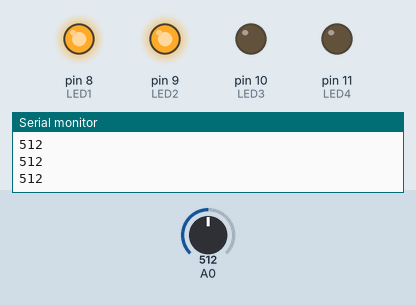
A sketch run on a simulated Arduino Uno, built with avr-gcc and run on an emulated ATmega328P. Parts: output pins drawn as LEDs (lit = HIGH), the last lines printed to the serial monitor. The inputs (shaded band) are chosen by the test bench; at power-on: A0 = 512.

Above: at 1.2 s.
1.3 s: A0 set to 460
2.8 s: A0 set to 435
At 3.5 s:
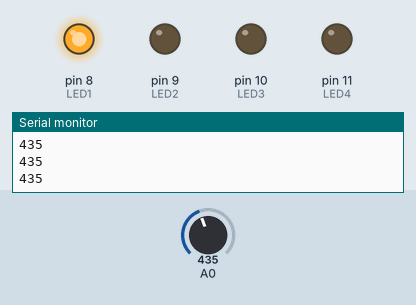
4.3 s: A0 set to 730
At 5.5 s:
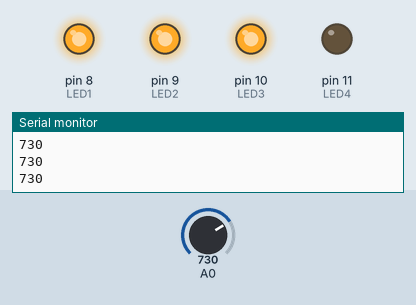
5.8 s: A0 set to 1011
7.3 s: A0 set to 1023
At 8.1 s:
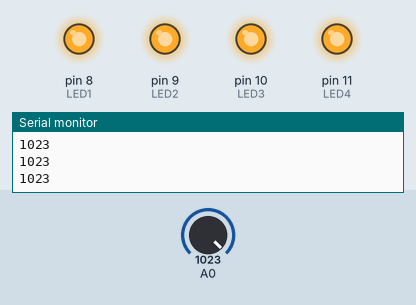
8.8 s: A0 set to 900
At 9.3 s:
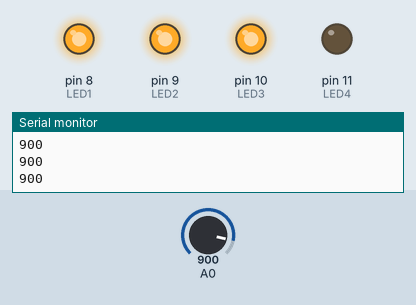
Timing chart, 0 to 11.3 s (numbered marks = the images above; inputs shaded):
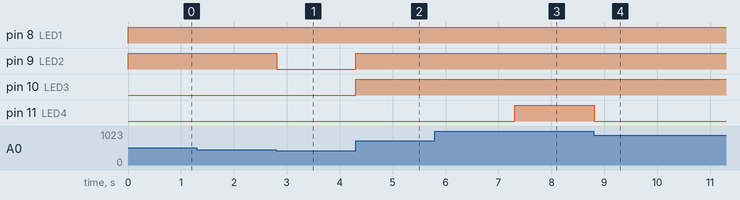

Measured:
- the behaviour switches between 451 and 450 on A0 (found by bisection; images 0 and 1)
- the behaviour switches between 1022 and 1023 on A0 (found by bisection; images 2 and 3)
- after the input at 2.8 s, pin 9 (LED2): HIGH → LOW at once
- after the input at 4.3 s, pin 9 (LED2), pin 10 (LED3): LOW → HIGH at once
- after the input at 7.3 s, pin 11 (LED4): LOW → HIGH at once
- after the input at 8.8 s, pin 11 (LED4): HIGH → LOW at once

The sketch:

WEEK_10_QUIZ_QUES5.ino
```cpp
const int LED1 = 8;
const int LED2 = 9;
const int LED3 = 10;
const int LED4 = 11;
void setup() {
  pinMode(LED1, OUTPUT);
  pinMode(LED2, OUTPUT);
  pinMode(LED3, OUTPUT);
  pinMode(LED4, OUTPUT);
  Serial.begin(9600);
  // put your setup code here, to run once:

}

void loop() {
  int potvalue = analogRead(0);
  Serial.println(potvalue);
  if (potvalue == 0) {
    digitalWrite(LED1, LOW);
    digitalWrite(LED2, LOW);
    digitalWrite(LED3, LOW);
    digitalWrite(LED4, LOW);
  }
  if (potvalue > 0 && potvalue <= 450) {
    digitalWrite(LED1, HIGH);
    digitalWrite(LED2, LOW);
    digitalWrite(LED3, LOW);
    digitalWrite(LED4, LOW);
  }
  if (potvalue > 450 && potvalue <= 720) {
    digitalWrite(LED1, HIGH);
    digitalWrite(LED2, HIGH);
    digitalWrite(LED3, LOW);
    digitalWrite(LED4, LOW);
  }
  if (potvalue > 720 && potvalue <= 1020) {
    digitalWrite(LED1, HIGH);
    digitalWrite(LED2, HIGH);
    digitalWrite(LED3, HIGH);
    digitalWrite(LED4, LOW);
  }
  if (potvalue == 1023) {
    digitalWrite(LED1, HIGH);
    digitalWrite(LED2, HIGH);
    digitalWrite(LED3, HIGH);
    digitalWrite(LED4, HIGH);
  }


}
```
